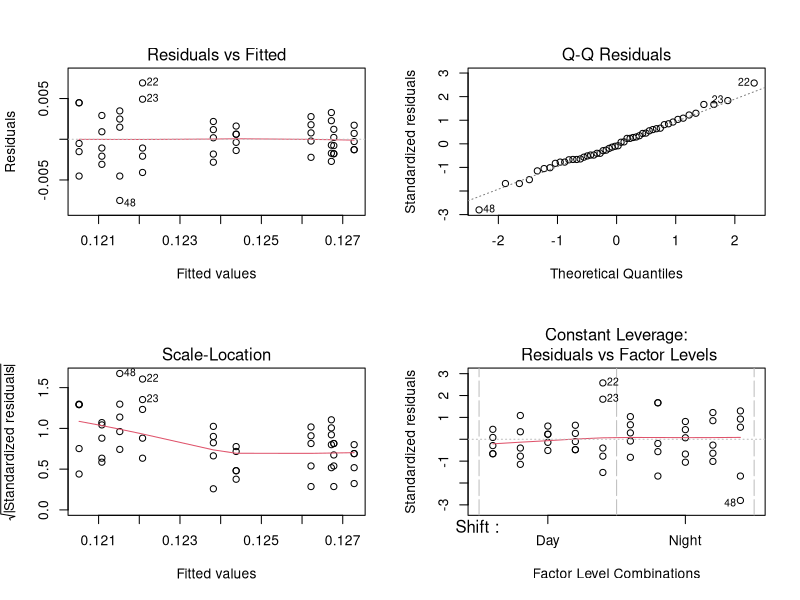

R code for this plot:
#Homework:(Understand nesting and completely crossed)-Andrew Wong


#1. Find data that is nested and perform an ANOVA - discuss yoru results


#we have five different machines making the same part and each machine has two operators, 
#one for the day shift and one for the night shift. We take five samples from each machine for each operator to obtain the following data:

library(readxl)
Nested_Operator_Data_Set <- read_excel("Nested Operator Data Set.xlsx")
View(Nested_Operator_Data_Set)
data <- Nested_Operator_Data_Set
attach(data)
head(data)

#Need to check if Machine is a factor
is.factor(data$Machine)

#Need to change this column to be a factor
data$Machine <- as.factor(data$Machine)

#Need to check if Machine is a factor now
is.factor(data$Machine)

#EDA
#Check means
tapply(data$Part_Rate, data$Shift, mean) #Very small diff

#Check variances
tapply(data$Part_Rate, data$Shift, var) #Very small diff


#Check balanced design
tapply(data$Part_Rate, data$Shift, length) #We have 25 rats between each Operator's Shift

#We can check for normality after modeling since the number of observation per cell is smal

data.shift.aov <- aov(Part_Rate ~ Shift + Error(Machine), data = data) #For nested models. That's why Machine is in Error() function
summary(data.shift.aov) ##p-value is .493 for Shift, so don't reject H0 that Shift's Part_Rate are equal.

#Now we need to check the model
par(mfrow =c(2,2))
plot(lm(data.shift.aov)) #Looks like no pattern in res vs fitted, and qqnorm for residuals plot looks pretty good except maybe some outliers at the ends. 
par(mfrow = c(1,1))

#Shift doesn't change..................Part Rate



#2. Find data that is random effects completely crossed and perform the appropriate analysis. 










